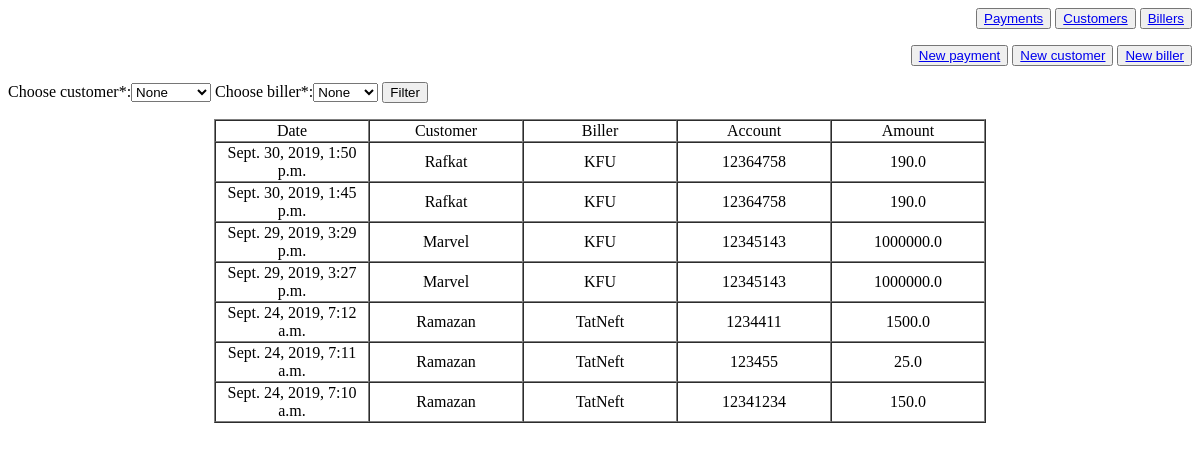
Before: /payments/ with the older database file.
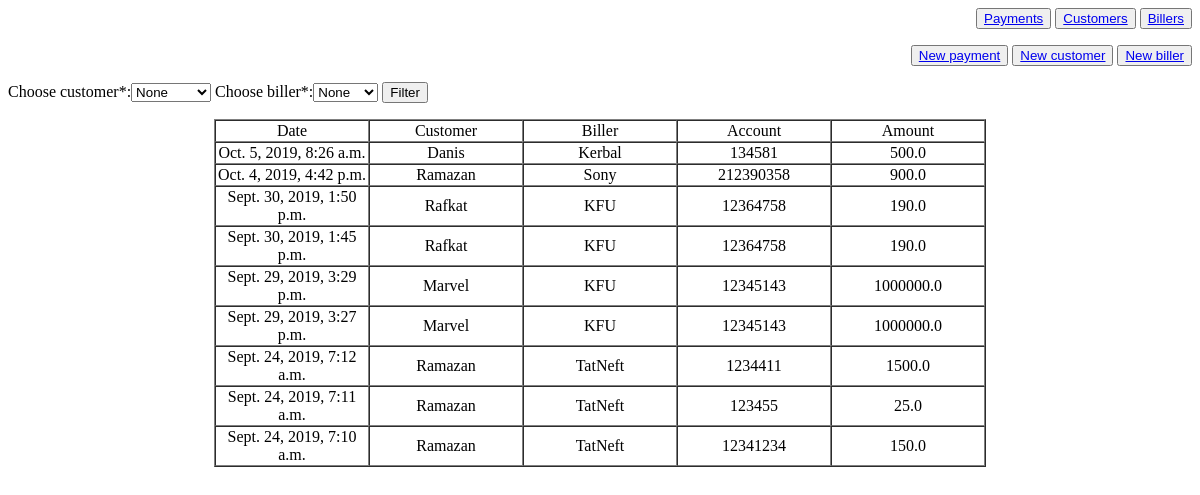
After: the same page with the newer database file.
### payments/models.py (models this page shows, shortened)
class Payment(models.Model):
    payment_text = models.CharField(max_length=200)
    pub_date = models.DateTimeField('date published', auto_now=True, null=True)
    amount = models.FloatField(max_length=200)
    customer = models.ForeignKey(Customer, on_delete=models.CASCADE, null=True)
    biller = models.ForeignKey(Biller, on_delete=models.CASCADE, null=True)
    account = models.IntegerField(null=True)

class Customer(models.Model):
    customer_text = models.CharField(max_length=200)
    objects = NewBC()
    def __str__(self):
        return self.customer_text

class Biller(models.Model):
    biller_text = models.CharField(max_length=200)
    objects = NewBC()
    def __str__(self):
        return self.biller_text

### payments/views.py (the view)
# urls.py: path('payments/', views.PaymentsList.as_view(), name='index'),
class PaymentsList(generic.ListView):
    model = Payment
    template_name = 'payment/index.html'
    context_object_name = 'latest_payments_list'
    def get_context_data(self, **kwargs):
        context = super().get_context_data(**kwargs)
        context['customers'] = CustomersForm
        context['billers'] = BillersForm
        return context
    def get_queryset(self, *args, **kwargs):
        filter_details = self.request.GET
        customer = filter_details.get('choose_customer')
        biller = filter_details.get('choose_biller')
        if customer == 'None' and biller == 'None' or customer is None and biller is None:
            return Payment.objects.order_by('-pub_date')
        elif customer == 'None' and biller != 'None':
            return Payment.objects.filter(biller__biller_text=biller).order_by('-pub_date')
        elif customer != 'None' and biller == 'None':
            return Payment.objects.filter(customer__customer_text=customer).order_by('-pub_date')
        else:
            return Payment.objects.filter(customer__customer_text=customer,
                                          biller__biller_text=biller).order_by('-pub_date')

### payments/templates/payment/index.html
<p align="right">
    <button><a href="/payments/">Payments</a></button>
    <button><a href="/customers/">Customers</a></button>
    <button><a href="/billers/">Billers</a></button>
</p>
<p align="right">
    <button><a href="/newpayment/">New payment</a></button>
    <button><a href="/newcustomer/">New customer</a></button>
    <button><a href="/newbiller/">New biller</a></button>
</p>
<form action="/payments/" method="get">
<p align="left">
    {{ customers }}
    {{ billers }}
    <input type="submit" value="Filter">
</p>
</form>
<table border="1" cellspacing="0" align="center">
    <tr>
        <td width="150px" align="center"> Date</td>
        <td width="150px" align="center"> Customer</td>
        <td width="150px" align="center"> Biller</td>
        <td width="150px" align="center"> Account</td>
        <td width="150px" align="center"> Amount</td>
    </tr>
    {% if latest_payments_list %}
        {% for payments in latest_payments_list %}
            <tr>
                <td align="center">
                    {{ payments.pub_date }}
                </td>
                <td align="center">
                    {{ payments.customer }}
                </td>
                <td align="center">
                    {{ payments.biller }}
                </td>
                <td align="center">
                    {{ payments.account }}
                </td>
                <td align="center">
                    {{ payments.amount }}
                </td>
            </tr>
        {% endfor %}
    {% endif %}
</table>

Changed rows visible on the page:
added Payment: pub_date "Oct. 5, 2019, 8:26 a.m.", customer "Danis", biller "Kerbal", account "134581", amount "500.0"
added Payment: pub_date "Oct. 4, 2019, 4:42 p.m.", customer "Ramazan", biller "Sony", account "212390358", amount "900.0"
